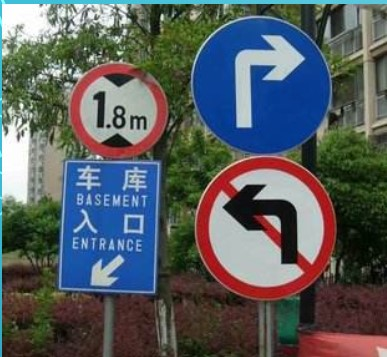
//> input picture stop_left.jpg, 387 x 357 px
$ ./opencv_test   (built with g++ and OpenCV 4)
//> lines starting //> are read from the running program, lines starting //| are printed output that depends on the picture; after the words box and inside, x2 and y2 are one past the last pixel; in counts of white or black regions, pixels touching at a corner belong together
### function.h
#pragma once
#include <iostream>
#include <opencv2/opencv.hpp>
using namespace std;
using namespace cv;

#ifndef FUNCTION_H   //!< 头文件保护符，防止多重调用
#define FUNCTION_H

void fillHole(const Mat srcBw, Mat& dstBw);
bool isInside(Rect rect1, Rect rect2);
void filterContours(vector<vector<Point>>& contours, vector<Rect>& boundRect);
double calculateSSIM(const Mat& img1, const Mat& img2);
double calculateSimilarity(const Mat& image1, const Mat& image2);
#endif

### function.cpp
#include <opencv2/opencv.hpp>
#include <iostream>

using namespace std;
using namespace cv;

//填充算法
void fillHole(const Mat srcBw, Mat& dstBw)
{
	Size m_Size = srcBw.size();
	Mat Temp = Mat::zeros(m_Size.height + 2, m_Size.width + 2, srcBw.type());//延展图像
	srcBw.copyTo(Temp(Range(1, m_Size.height + 1), Range(1, m_Size.width + 1)));
	cv::floodFill(Temp, Point(0, 0), Scalar(255));//填充区域
	Mat cutImg;//裁剪延展的图像
	Temp(Range(1, m_Size.height + 1), Range(1, m_Size.width + 1)).copyTo(cutImg);
	dstBw = srcBw | (~cutImg);
}

//判断rect1与rect2是否有交集
// [13 lines left out: function isInside, not called in this run]


//*对轮廓进行筛选，并找到满足条件的最小外接矩形。
//函数参数说明:
//contours是一个存储轮廓的二维向量，每个轮廓是一个包含一系列点的向量。
//boundRect是一个存储最小外接矩形的向量，每个最小外接矩形用一个Rect结构体表示。
void filterContours(vector<vector<Point>>& contours, vector<Rect>& boundRect)
{
	for (size_t i = 0; i < contours.size(); i++)
	{
		Rect rect = boundingRect(contours[i]);
		if (rect.width > 30 && rect.height > 30)
		{
			boundRect.push_back(rect);
		}
	}
}
// [79 lines left out: functions calculateSSIM, calculateSimilarity, not called in this run]

### opencv_test.cpp
#include <opencv2/opencv.hpp>
#include <iostream>
#include "function.h"

using namespace std;
using namespace cv;

int main()
{
    // 读取图片
    Mat inputImage = imread("D:/VS2019_Code/Project1/stop_left.jpg", cv::IMREAD_COLOR); // 读取RGB图像
//> inputImage is the input picture: 357 rows x 387 cols, CV_8UC3; mean B, G, R 94.3, 92.1, 86.7
    if (inputImage.empty())
    {
        printf("could not load image...\n");
        return -1;
    }

    // 转换为HSV图像
    cv::Mat hsvImage;
    cv::cvtColor(inputImage, hsvImage, cv::COLOR_BGR2HSV);
//> hsvImage: 357 rows x 387 cols, CV_8UC3; mean H, S, V 63.2, 113.1, 117.5

    // 提取红色部分
    Mat mask = Mat::zeros(inputImage.size(), CV_8UC1);
    for (int y = 0; y < hsvImage.rows; y++)
    {
        for (int x = 0; x < hsvImage.cols; x++)
        {
            Vec3b hsv = hsvImage.at<Vec3b>(y, x);
            if ((hsv[0] >= 168 && hsv[0] <= 180) || (hsv[0] >= 0 && hsv[0] <= 10) &&
                (hsv[1] >= 70 && hsv[1] <= 255) && (hsv[2] >= 70 && hsv[2] <= 255))
            {
                mask.at<uchar>(y, x) = 255;
            }
        }
    }
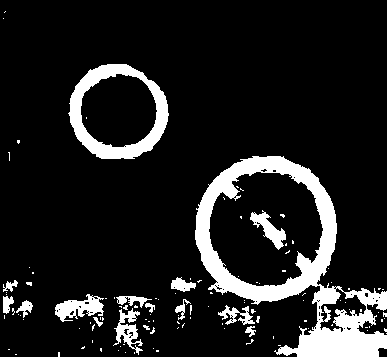
//> mask: 357 rows x 387 cols, CV_8UC1; 12.5% white; 116 white regions (100 under 20 px), largest, box (x1, y1, x2, y2) and area: (195, 156, 387, 357) 10591, (68, 64, 169, 159) 3131, (55, 294, 104, 322) 719
    imshow("红色部分", mask);
    waitKey(0);

    // 去噪相关处理
    medianBlur(mask, mask, 5);
    Mat element = getStructuringElement(MORPH_ELLIPSE, Size(2 * 2 + 1, 2 * 2 + 1), Point(2, 2));
    Mat element1 = getStructuringElement(MORPH_ELLIPSE, Size(2 * 3 + 1, 2 * 3 + 1), Point(3, 3));
    erode(mask, mask, element);//腐蚀
    dilate(mask, mask, element1);//膨胀
//> mask: 357 rows x 387 cols, CV_8UC1; 13.6% white; 18 white regions, largest, box (x1, y1, x2, y2) and area: (194, 155, 338, 305) 7355, (68, 63, 170, 160) 3622, (276, 308, 387, 357) 3264
    imshow("滤波与形态学处理", mask);
    waitKey(0);

    // 填充
    fillHole(mask, mask);
//> in fillHole, `srcBw.copyTo(Temp(Range(1, m_Size.height + 1), Range(1, m_Size.width +..`: Temp: 359 rows x 389 cols, CV_8UC1; 13.5% white; 18 white regions, largest, box (x1, y1, x2, y2) and area: (195, 156, 339, 306) 7355, (69, 64, 171, 161) 3622, (277, 309, 388, 358) 3264
//> in fillHole, `cv::floodFill(Temp, Point(0, 0), Scalar(255));`: Temp: 359 rows x 389 cols, CV_8UC1; 90.8% white; 2 black regions, box (x1, y1, x2, y2) and area: (211, 173, 323, 286) 8821, (83, 76, 156, 147) 4076
//> in fillHole, `Temp(Range(1, m_Size.height + 1), Range(1, m_Size.width + 1)).copyTo(c..`:
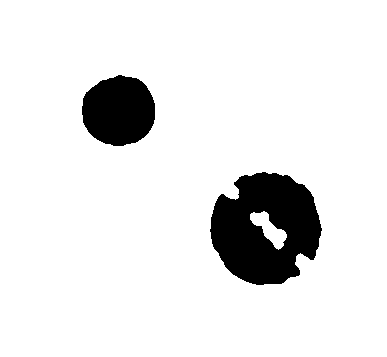
//> cutImg: 357 rows x 387 cols, CV_8UC1; 90.7% white; 2 black regions, box (x1, y1, x2, y2) and area: (210, 172, 322, 285) 8821, (82, 75, 155, 146) 4076
//> in fillHole, `dstBw = srcBw | (~cutImg);`:
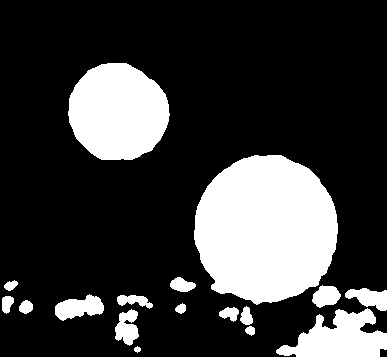
//> dstBw: 357 rows x 387 cols, CV_8UC1; 23% white; 17 white regions
    imshow("填充", mask);
    waitKey(0);

    // 找轮廓
    vector<vector<Point>> contours;
    vector<Vec4i> hierarchy;
    findContours(mask, contours, hierarchy, CV_RETR_EXTERNAL, CV_CHAIN_APPROX_SIMPLE, Point(0, 0));
//> contours = 17 contours; largest, box (x1, y1, x2, y2) and area: (194, 155, 338, 305) 16579, (68, 63, 170, 160) 7558, (276, 308, 387, 357) 3096, (55, 294, 104, 321) 765, (345, 288, 387, 311) 537

    // 筛选轮廓并找到最小外接矩形
    vector<Rect> boundRect;
    filterContours(contours, boundRect);
//> the loop in filterContours, `for (size_t i = 0; i < contours.size(); i++)` made 17 passes
//> rect on passes 1 to 12: Rect(134, 346, 7, 7), Rect(245, 326, 10, 10), Rect(115, 309, 24, 37), Rect(276, 308, 111, 49), Rect(219, 307, 20, 15), Rect(240, 306, 13, 19), Rect(175, 303, 11, 11), Rect(19, 300, 14, 14), Rect(2, 296, 12, 18), Rect(117, 295, 36, 14), Rect(55, 294, 49, 27), Rect(345, 288, 42, 23)
//> boundRect = 3 Rects (x, y, width, height): [276, 308, 111, 49], [194, 155, 144, 150], [68, 63, 102, 97]

    // 显示最小外接矩形
    for (const Rect& rect : boundRect) {
        rectangle(inputImage, rect, Scalar(0, 255, 0), 2);
    }
//> this loop made 3 passes
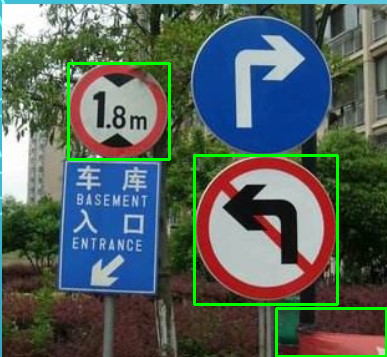
//> inputImage: 357 rows x 387 cols, CV_8UC3; 2.69% of pixels changed, all inside (x1, y1, x2, y2) = (67, 62, 387, 357)

    // 显示图像
    //imshow("最小外接矩形", inputImage);
    //waitKey(0);

    // 加载模板的交通标志
    Mat templateSrcImg = imread("D:/VS2019_Code/Project1/standard.jpg", cv::IMREAD_GRAYSCALE);
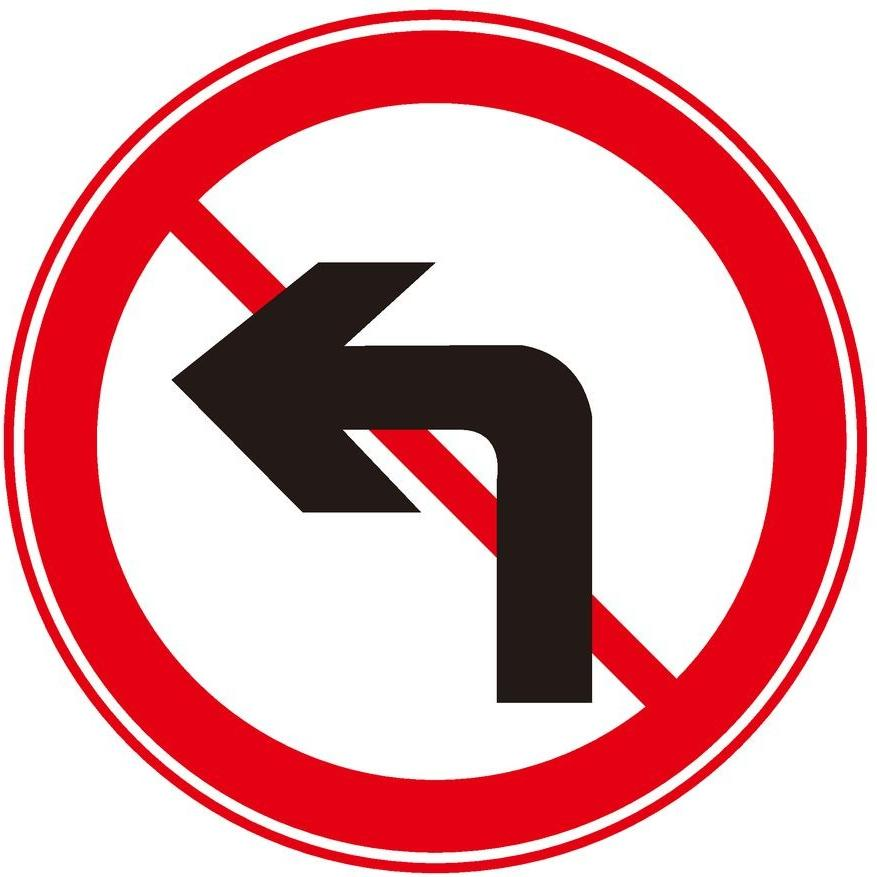
//> input picture standard.jpg, 877 x 877 px
//> templateSrcImg: 877 rows x 877 cols, CV_8UC1; min 0, max 255, mean 180.1

    for (int i = 0; i < boundRect.size(); i++)
    {
        // 提取ROI
        Mat roi = inputImage(boundRect[i]).clone();

        //1. tmp_roi图像 resize为方形
        roi.resize(min(roi.rows,roi.cols), min(roi.rows,roi.cols));

        // 灰度化处理
        Mat grayROI;
        cvtColor(roi, grayROI, cv::COLOR_BGR2GRAY);

        //3. 与模板图像统一尺寸
        int w = templateSrcImg.cols, h = templateSrcImg.rows;
        resize(grayROI, grayROI, cv::Size(w, h));

        imshow("处理后的提前图", grayROI);
        waitKey(0);


    }
//> this loop made 3 passes
//> pass 1, `resize(grayROI, grayROI, cv::Size(w, h));`:
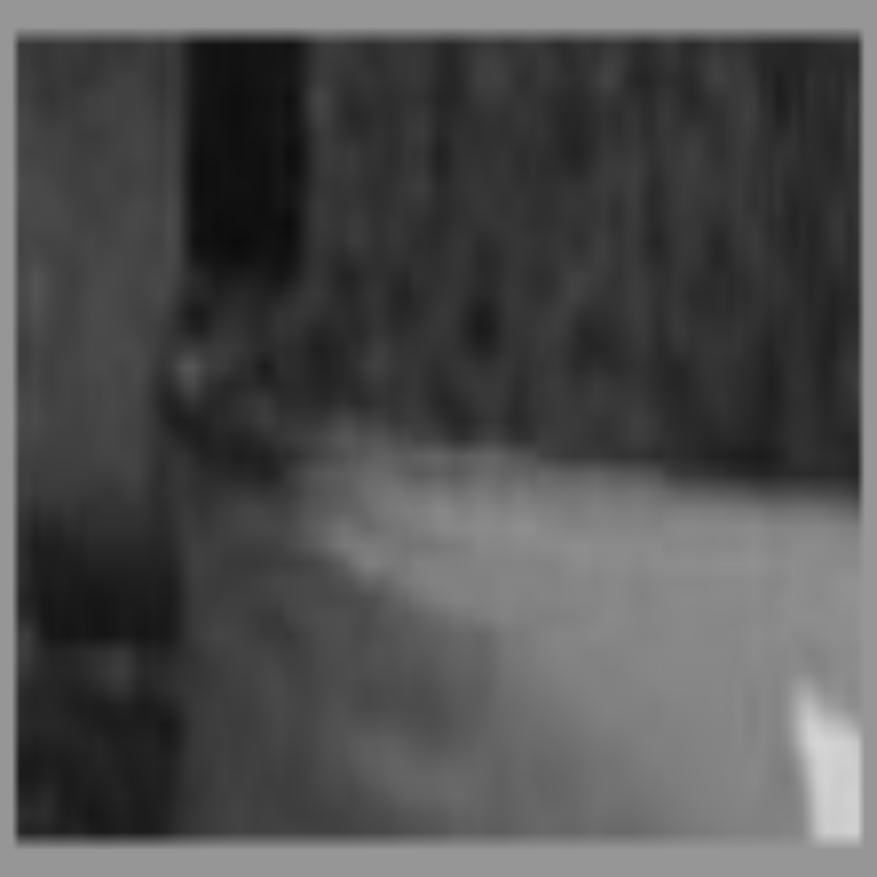
//> grayROI: 877 rows x 877 cols, CV_8UC1; min 11, max 214, mean 79.3
//> pass 2, `Mat roi = inputImage(boundRect[i]).clone();`:
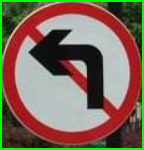
//> roi: 150 rows x 144 cols, CV_8UC3; mean B, G, R 88.5, 105.9, 123.9
    imshow("模板图", templateSrcImg);
    // 显示结果图像
    imshow("Result", inputImage);
    waitKey(0);

    return 0;
}
